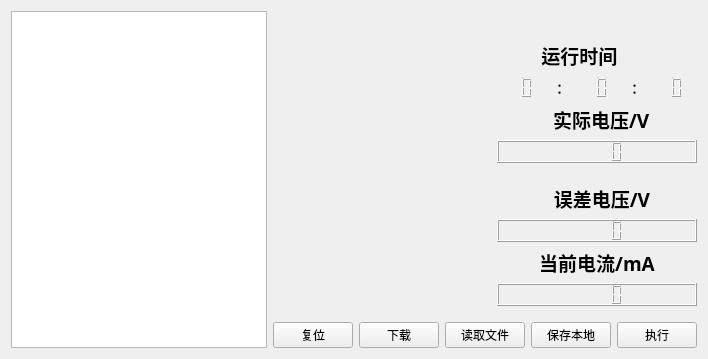
      <widget class="QWidget" name="tab_2">
       <attribute name="title">
        <string>tab_2</string>
       </attribute>
       <layout class="QGridLayout" name="gridLayout_11">
        <item row="0" column="0" rowspan="3">
         <widget class="QTableView" name="tableView_2">
          <property name="sizePolicy">
           <sizepolicy hsizetype="Preferred" vsizetype="Expanding">
            <horstretch>0</horstretch>
            <verstretch>0</verstretch>
           </sizepolicy>
          </property>
         </widget>
        </item>
        <item row="0" column="1">
         <widget class="QWidget" name="widget_3" native="true">
          <layout class="QGridLayout" name="gridLayout_9">
           <property name="leftMargin">
            <number>16</number>
           </property>
           <item row="0" column="0">
            <widget class="QwtPlot" name="data_plot_2">
             <property name="sizePolicy">
              <sizepolicy hsizetype="Expanding" vsizetype="Preferred">
               <horstretch>0</horstretch>
               <verstretch>0</verstretch>
              </sizepolicy>
             </property>
            </widget>
           </item>
          </layout>
         </widget>
        </item>
        <item row="0" column="2">
         <layout class="QGridLayout" name="gridLayout_5">
          <item row="2" column="2">
           <widget class="QLCDNumber" name="lcdNumber_4">
            <property name="font">
             <font>
              <family>3ds</family>
              <pointsize>11</pointsize>
              <weight>75</weight>
              <bold>true</bold>
              <kerning>false</kerning>
             </font>
            </property>
            <property name="frameShape">
             <enum>QFrame::NoFrame</enum>
            </property>
            <property name="digitCount">
             <number>2</number>
            </property>
           </widget>
          </item>
          <item row="2" column="1">
           <widget class="QLabel" name="label_4">
            <property name="font">
             <font>
              <family>3ds</family>
              <pointsize>10</pointsize>
              <weight>75</weight>
              <bold>true</bold>
             </font>
            </property>
            <property name="text">
             <string>：</string>
            </property>
           </widget>
          </item>
          <item row="2" column="4">
           <widget class="QLCDNumber" name="lcdNumber_5">
            <property name="font">
             <font>
              <family>3ds</family>
              <pointsize>11</pointsize>
              <weight>50</weight>
              <bold>false</bold>
             </font>
            </property>
            <property name="frameShape">
             <enum>QFrame::NoFrame</enum>
            </property>
            <property name="digitCount">
             <number>2</number>
            </property>
           </widget>
          </item>
          <item row="3" column="1" colspan="4">
           <widget class="QLabel" name="label_18">
            <property name="font">
             <font>
              <family>3ds</family>
              <pointsize>14</pointsize>
              <weight>75</weight>
              <bold>true</bold>
             </font>
            </property>
            <property name="text">
             <string>实际电压/V</string>
            </property>
            <property name="alignment">
             <set>Qt::AlignLeading|Qt::AlignLeft|Qt::AlignVCenter</set>
            </property>
           </widget>
          </item>
          <item row="2" column="0">
           <widget class="QLCDNumber" name="lcdNumber_6">
            <property name="font">
             <font>
              <family>3ds</family>
              <pointsize>11</pointsize>
              <weight>75</weight>
              <bold>true</bold>
              <kerning>false</kerning>
             </font>
            </property>
            <property name="frameShape">
             <enum>QFrame::NoFrame</enum>
            </property>
            <property name="digitCount">
             <number>2</number>
            </property>
           </widget>
          </item>
          <item row="2" column="3">
           <widget class="QLabel" name="label_6">
            <property name="font">
             <font>
              <family>3ds</family>
              <pointsize>10</pointsize>
              <weight>75</weight>
              <bold>true</bold>
             </font>
            </property>
            <property name="text">
             <string>：</string>
            </property>
           </widget>
          </item>
          <item row="4" column="0" colspan="5">
           <widget class="QLCDNumber" name="lcdNumber_20"/>
          </item>
          <item row="0" column="0">
           <spacer name="verticalSpacer_13">
            <property name="orientation">
             <enum>Qt::Vertical</enum>
            </property>
            <property name="sizeType">
             <enum>QSizePolicy::Fixed</enum>
            </property>
            <property name="sizeHint" stdset="0">
             <size>
              <width>50</width>
              <height>30</height>
             </size>
            </property>
           </spacer>
          </item>
          <item row="0" column="2">
           <spacer name="verticalSpacer_14">
            <property name="orientation">
             <enum>Qt::Vertical</enum>
            </property>
            <property name="sizeType">
             <enum>QSizePolicy::Fixed</enum>
            </property>
            <property name="sizeHint" stdset="0">
             <size>
              <width>50</width>
              <height>30</height>
             </size>
            </property>
           </spacer>
          </item>
          <item row="0" column="4">
           <spacer name="verticalSpacer_15">
            <property name="orientation">
             <enum>Qt::Vertical</enum>
            </property>
            <property name="sizeType">
             <enum>QSizePolicy::Fixed</enum>
            </property>
            <property name="sizeHint" stdset="0">
             <size>
              <width>50</width>
              <height>30</height>
             </size>
            </property>
           </spacer>
          </item>
          <item row="1" column="0" colspan="5">
           <widget class="QLabel" name="label_5">
            <property name="font">
             <font>
              <family>3ds</family>
              <pointsize>14</pointsize>
              <weight>75</weight>
              <bold>true</bold>
             </font>
            </property>
            <property name="text">
             <string>         运行时间</string>
            </property>
           </widget>
          </item>
         </layout>
        </item>
        <item row="1" column="1">
         <widget class="QWidget" name="widget_4" native="true">
          <layout class="QGridLayout" name="gridLayout_8">
           <property name="leftMargin">
            <number>4</number>
           </property>
           <item row="0" column="0">
            <widget class="QwtPlot" name="error_plot_2">
             <property name="sizePolicy">
              <sizepolicy hsizetype="Expanding" vsizetype="Preferred">
               <horstretch>0</horstretch>
               <verstretch>0</verstretch>
              </sizepolicy>
             </property>
            </widget>
           </item>
          </layout>
         </widget>
        </item>
        <item row="1" column="2">
         <layout class="QGridLayout" name="gridLayout_6">
          <item row="2" column="0">
           <widget class="QLCDNumber" name="lcdNumber_21"/>
          </item>
          <item row="1" column="0">
           <widget class="QLabel" name="label_19">
            <property name="font">
             <font>
              <family>3ds</family>
              <pointsize>14</pointsize>
              <weight>75</weight>
              <bold>true</bold>
             </font>
            </property>
            <property name="text">
             <string>  误差电压/V</string>
            </property>
            <property name="alignment">
             <set>Qt::AlignCenter</set>
            </property>
           </widget>
          </item>
          <item row="0" column="0">
           <spacer name="verticalSpacer_5">
            <property name="orientation">
             <enum>Qt::Vertical</enum>
            </property>
            <property name="sizeType">
             <enum>QSizePolicy::Fixed</enum>
            </property>
            <property name="sizeHint" stdset="0">
             <size>
              <width>20</width>
              <height>15</height>
             </size>
            </property>
           </spacer>
          </item>
          <item row="4" column="0">
           <widget class="QLCDNumber" name="lcdNumber_17"/>
          </item>
          <item row="3" column="0">
           <widget class="QLabel" name="label_27">
            <property name="font">
             <font>
              <family>3ds</family>
              <pointsize>14</pointsize>
              <weight>75</weight>
              <bold>true</bold>
             </font>
            </property>
            <property name="text">
             <string>当前电流/mA</string>
            </property>
            <property name="alignment">
             <set>Qt::AlignCenter</set>
            </property>
           </widget>
          </item>
          <item row="5" column="0">
           <spacer name="verticalSpacer_4">
            <property name="orientation">
             <enum>Qt::Vertical</enum>
            </property>
            <property name="sizeType">
             <enum>QSizePolicy::Fixed</enum>
            </property>
            <property name="sizeHint" stdset="0">
             <size>
              <width>20</width>
              <height>10</height>
             </size>
            </property>
           </spacer>
          </item>
         </layout>
        </item>
        <item row="2" column="1" colspan="2">
         <layout class="QGridLayout" name="gridLayout_7">
          <item row="0" column="0">
           <widget class="QPushButton" name="clear_2">
            <property name="text">
             <string>复位</string>
            </property>
           </widget>
          </item>
          <item row="0" column="1">
           <widget class="QPushButton" name="download_2">
            <property name="text">
             <string>下载</string>
            </property>
           </widget>
          </item>
          <item row="0" column="2">
           <widget class="QPushButton" name="load_2">
            <property name="text">
             <string>读取文件</string>
            </property>
           </widget>
          </item>
          <item row="0" column="3">
           <widget class="QPushButton" name="save_2">
            <property name="text">
             <string>保存本地</string>
            </property>
           </widget>
          </item>
          <item row="0" column="4">
           <widget class="QPushButton" name="excute_2">
            <property name="text">
             <string>执行</string>
            </property>
           </widget>
          </item>
         </layout>
        </item>
       </layout>
      </widget>
